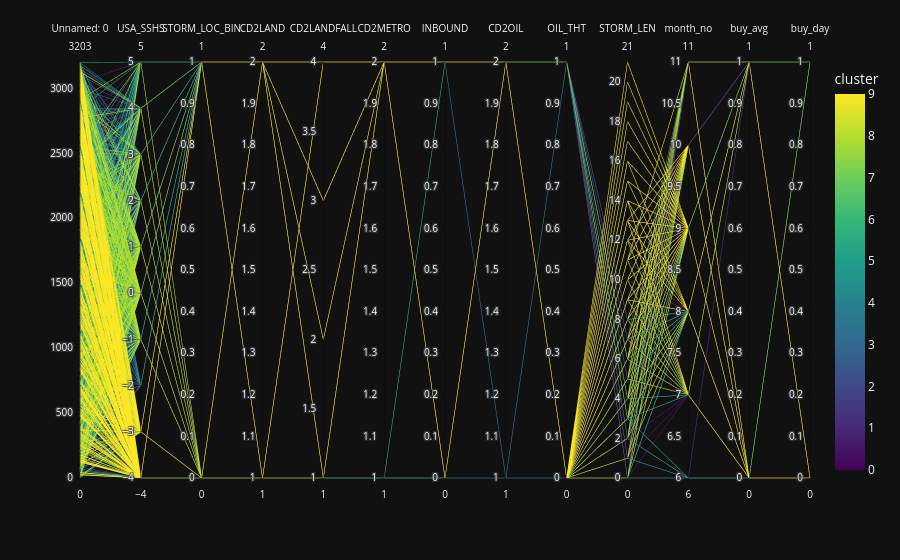

Notebook code cell kept with this figure:
### Code cell
result = cluster(model_data, 10, plot = True)

print(result)

### Figure 1 — Plotly figure (JSON) as saved in the notebook; plotly's stock layout.template omitted (floating-point values rounded to 4 significant figures; data arrays with more than 128 entries replaced by an {"elided": "..."} marker saying what was removed)
{"data": [{"dimensions": [{"label": "Unnamed: 0", "values": {"elided": "3204 int values"}}, {"label": "USA_SSHS", "values": {"elided": "3204 int values"}}, {"label": "STORM_LOC_BIN", "values": {"elided": "3204 int values"}}, {"label": "CD2LAND", "values": {"elided": "3204 int values"}}, {"label": "CD2LANDFALL", "values": {"elided": "3204 int values"}}, {"label": "CD2METRO", "values": {"elided": "3204 int values"}}, {"label": "INBOUND", "values": {"elided": "3204 int values"}}, {"label": "CD2OIL", "values": {"elided": "3204 int values"}}, {"label": "OIL_THT", "values": {"elided": "3204 int values"}}, {"label": "STORM_LEN", "values": {"elided": "3204 int values"}}, {"label": "month_no", "values": {"elided": "3204 int values"}}, {"label": "buy_avg", "values": {"elided": "3204 int values"}}, {"label": "buy_day", "values": {"elided": "3204 int values"}}], "domain": {"x": [0.0, 1.0], "y": [0.0, 1.0]}, "line": {"color": {"elided": "3204 int values"}, "coloraxis": "coloraxis"}, "name": "", "type": "parcoords"}], "layout": {"coloraxis": {"colorbar": {"title": {"text": "cluster"}}, "colorscale": [[0.0, "#440154"], [0.1111, "#482878"], [0.2222, "#3e4989"], [0.3333, "#31688e"], [0.4444, "#26828e"], [0.5556, "#1f9e89"], [0.6667, "#35b779"], [0.7778, "#6ece58"], [0.8889, "#b5de2b"], [1.0, "#fde725"]]}, "legend": {"tracegroupgap": 0}, "margin": {"t": 60}}}
